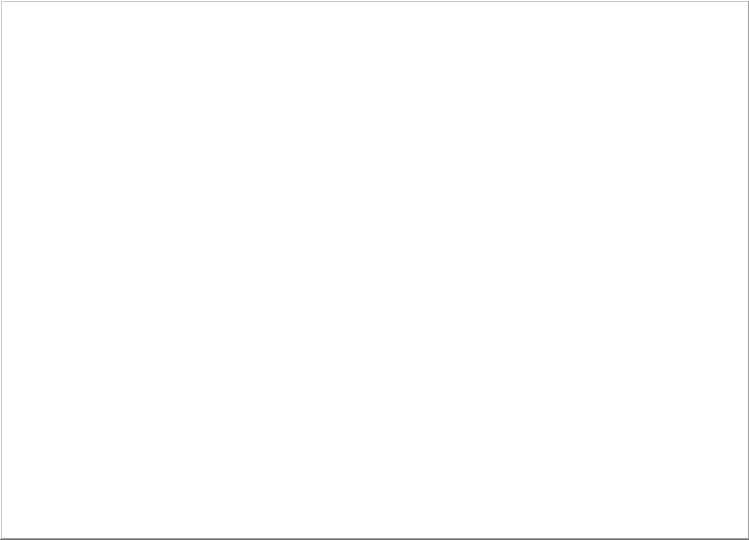
<?xml version="1.0" encoding="UTF-8"?>
<ui version="4.0">
 <class>Dialog</class>
 <widget class="QDialog" name="Dialog">
  <property name="geometry">
   <rect>
    <x>0</x>
    <y>0</y>
    <width>749</width>
    <height>540</height>
   </rect>
  </property>
  <property name="windowTitle">
   <string>Dialog</string>
  </property>
  <property name="windowIcon">
   <iconset>
    <normaloff>Images/AutPlusLogo.png</normaloff>Images/AutPlusLogo.png</iconset>
  </property>
  <widget class="QTableWidget" name="tableWidget">
   <property name="geometry">
    <rect>
     <x>0</x>
     <y>0</y>
     <width>750</width>
     <height>540</height>
    </rect>
   </property>
   <property name="autoFillBackground">
    <bool>true</bool>
   </property>
   <property name="frameShape">
    <enum>QFrame::WinPanel</enum>
   </property>
   <property name="frameShadow">
    <enum>QFrame::Raised</enum>
   </property>
   <property name="lineWidth">
    <number>10</number>
   </property>
   <property name="editTriggers">
    <set>QAbstractItemView::NoEditTriggers</set>
   </property>
   <property name="alternatingRowColors">
    <bool>true</bool>
   </property>
  </widget>
 </widget>
 <resources/>
 <connections/>
</ui>
